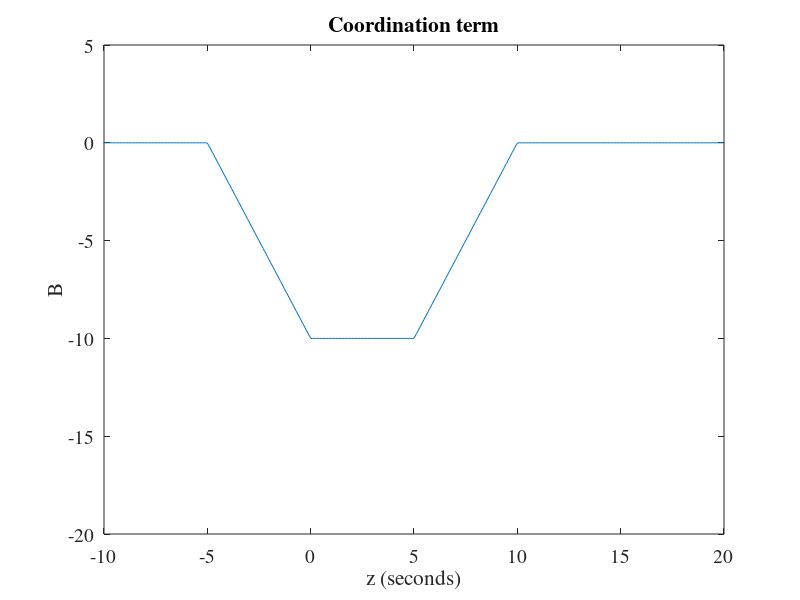

Reproduce this figure in MATLAB.
% test coordination term
clear;clc;close all

alpha = 1;
zeta = 5;
E = 10;
g = 10;
T = 50;
S = 5;
tsys = linspace(0,70,1000);
z = T - tsys - S;
B = zeros(100,1);
ind = 1;
for z_ = z
    B(ind) = -alpha*E*max([0, min([z_/zeta+1,1,(g-z_)/zeta])]);
    ind = ind + 1;
end
plot(z,B)
xlim([-10 20])
ylim([-20 5])
xlabel('z (seconds)')
ylabel('B')
title('Coordination term')
ax = gca;
set(ax,'FontName','Times')
set(ax,'FontSize',14)